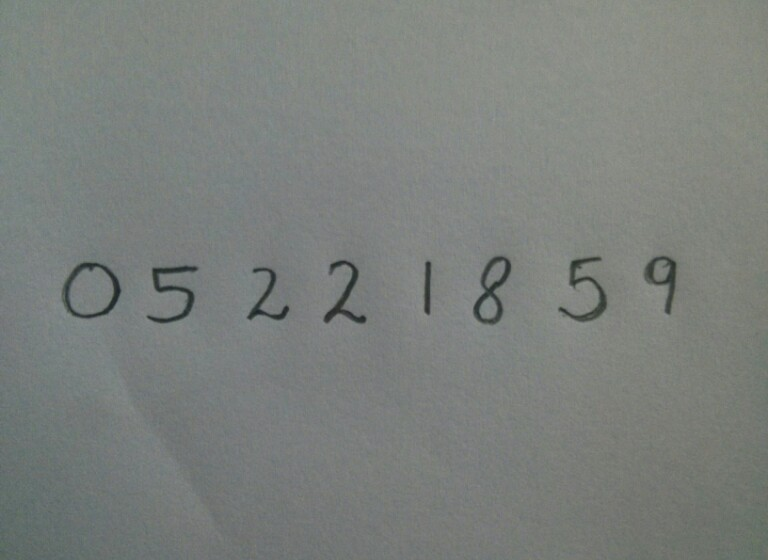
#> input picture Digit Recognizer/photo_1.jpg, 768 x 560 px, given in place of the camera
$ jupyter execute --allow-errors Motion_digit_recognizer_LinearSVC.ipynb   (older library calls are emulated)
#> lines starting #> are read from the running program, lines starting #| are printed output that depends on the picture; after the words box and inside, x2 and y2 are one past the last pixel; in counts of white or black regions, pixels touching at a corner belong together
#> further down, frame is the input picture: shape (560, 768, 3); mean B, G, R 123.9, 127.4, 123
#> `ret, im_th = cv2.threshold(im_gray.copy(), 120, 255, cv2.THRESH_BINARY..`:
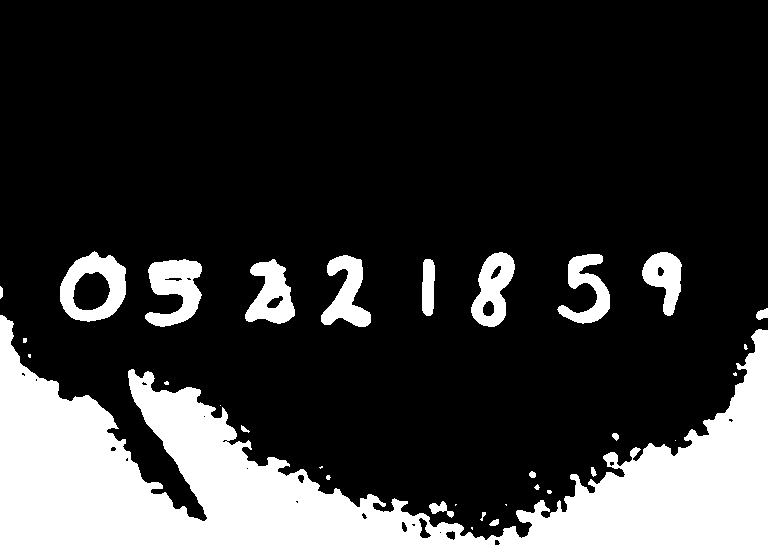
#> im_th: shape (560, 768); 22.3% white; 32 white regions (13 under 20 px)
#> `_,ctrs, hier = cv2.findContours(im_th, cv2.RETR_EXTERNAL, cv2.CHAIN_AP..`: ctrs = 32 contours, 15 with area under 20; largest, box (x1, y1, x2, y2) and area: (0, 315, 768, 560) 79528, (60, 251, 126, 322) 3466, (145, 259, 202, 327) 2314, (471, 252, 515, 327) 2023, (245, 259, 295, 324) 1944
#> `rects = [cv2.boundingRect(ctr) for ctr in ctrs]`: rects = 32 items, first 6: (471, 527, 2, 3), (489, 519, 10, 7), (480, 512, 6, 9), (505, 504, 2, 2), (455, 504, 2, 2), (429, 501, 25, 17)
[cell 1]
import numpy as np
import cv2
from sklearn.externals import joblib
#> (the rest of this cell did not finish here and is left out)

#> (a cell that did not finish here is left out)

#> (a cell that did not finish here is left out)

[cell 4]
# Extract the hog features
list_hog_fd = []

#> (the rest of this cell did not finish here and is left out)

[cell 5]
vc = cv2.VideoCapture(0)

#> (the rest of this cell did not finish here and is left out)


$ run again, on Digit Recognizer/photo_2.jpg
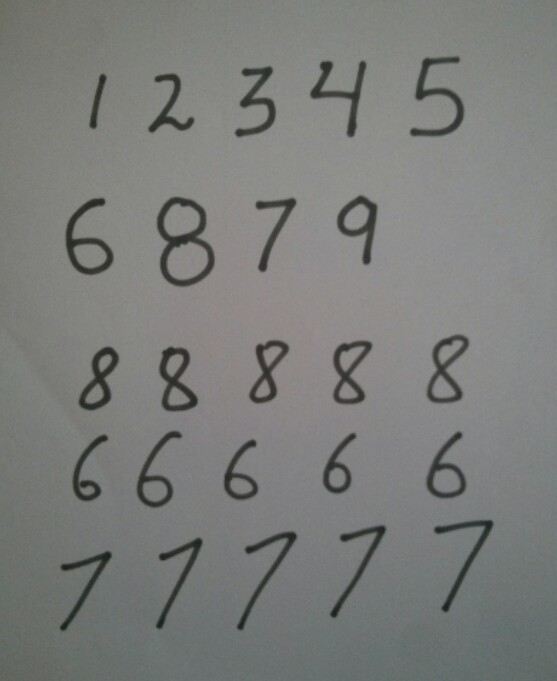
#> input picture Digit Recognizer/photo_2.jpg, 557 x 681 px, given in place of the camera
#> frame is the input picture: shape (681, 557, 3); mean B, G, R 122.1, 124.5, 123.1
#> `ret, im_th = cv2.threshold(im_gray.copy(), 120, 255, cv2.THRESH_BINARY..`:
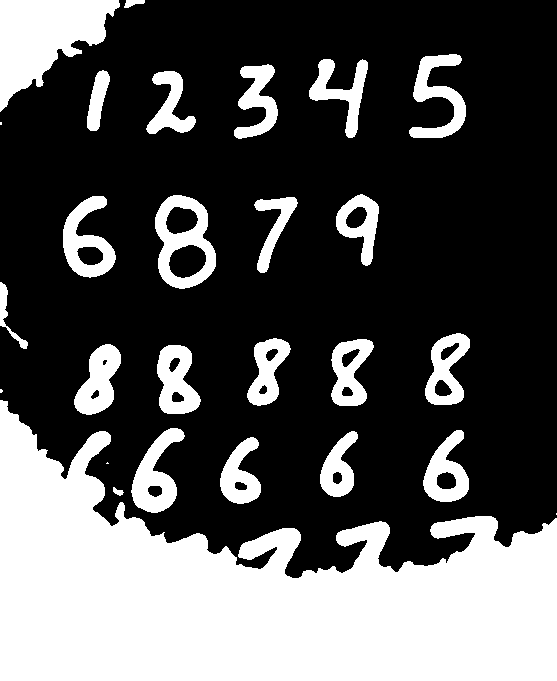
#> im_th: shape (681, 557); 33.5% white; 27 white regions (4 under 20 px)
#> ctrs = 27 contours, 4 with area under 20; largest, box (x1, y1, x2, y2) and area: (0, 400, 557, 681) 86688, (0, 0, 120, 112) 7144, (155, 195, 216, 289) 4250, (63, 196, 116, 278) 2377, (131, 428, 185, 513) 2220
#> rects = 27 items, first 6: (556, 513, 1, 2), (113, 487, 11, 9), (106, 462, 3, 2), (220, 437, 41, 67), (320, 431, 38, 66), (423, 430, 46, 72)
